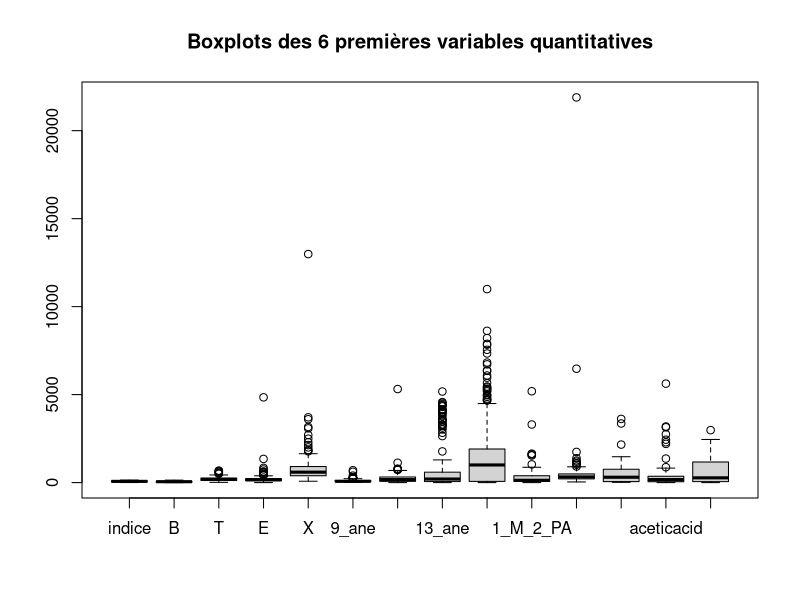
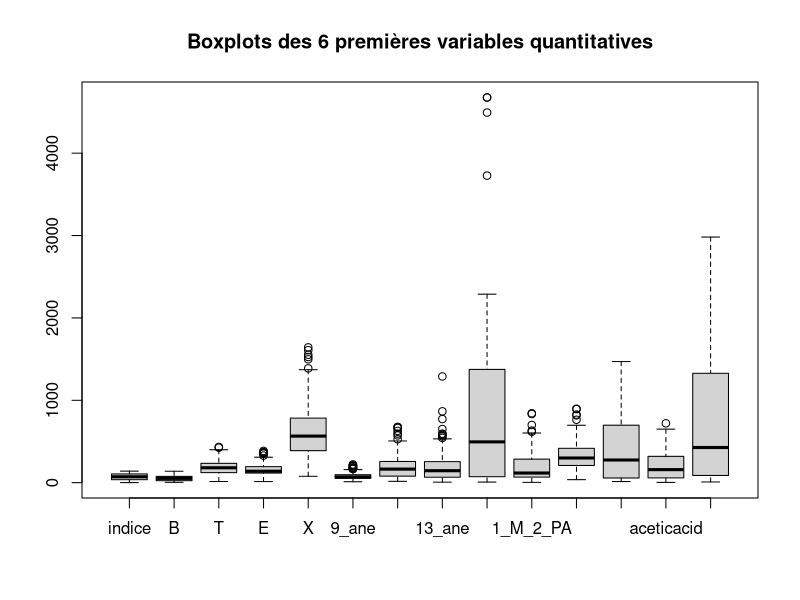
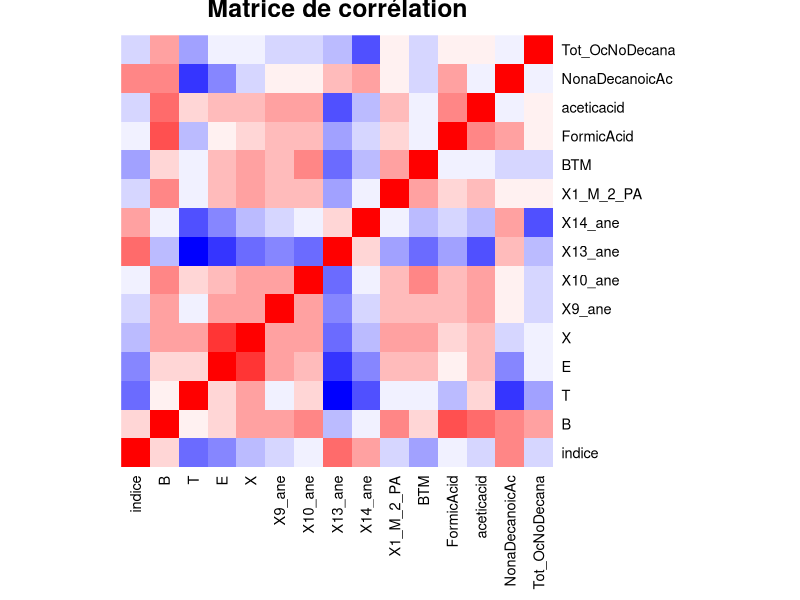
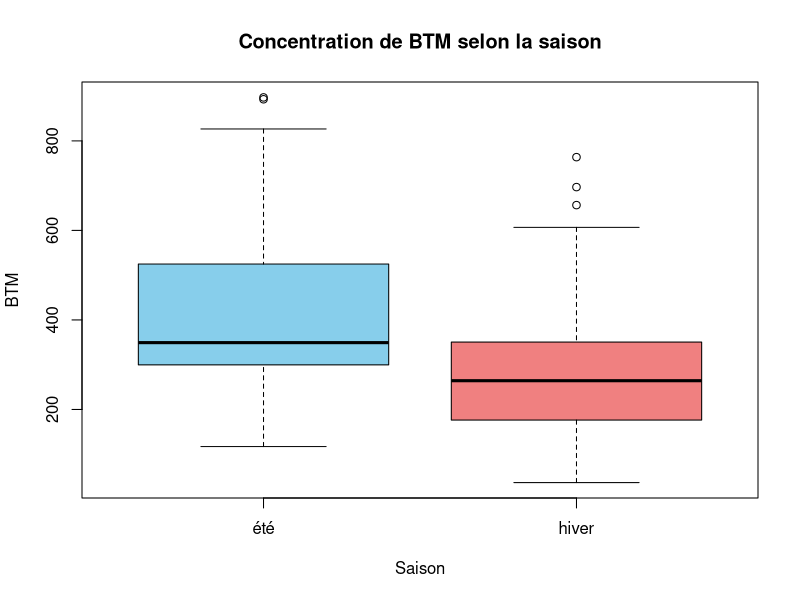
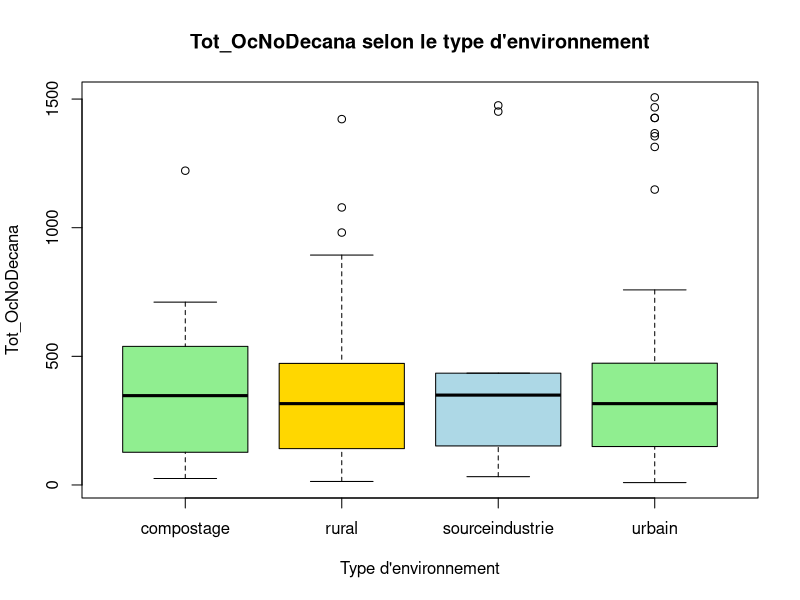
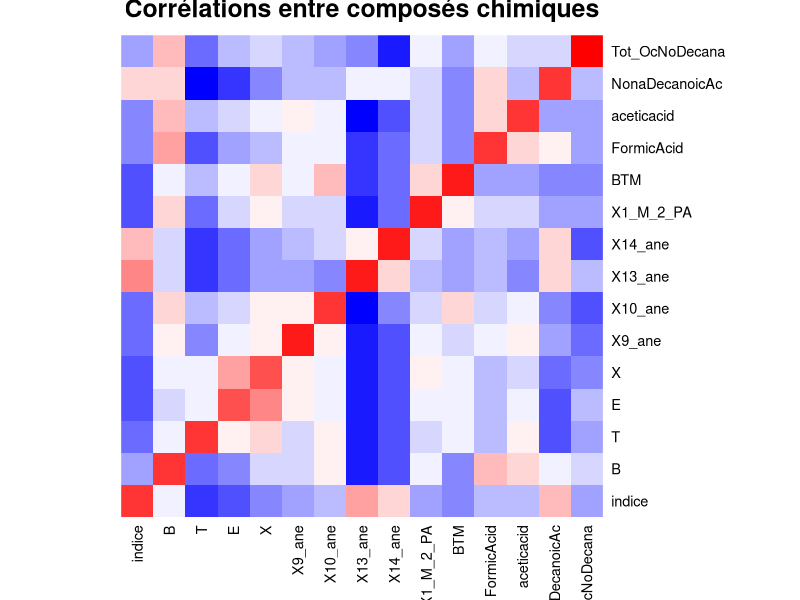
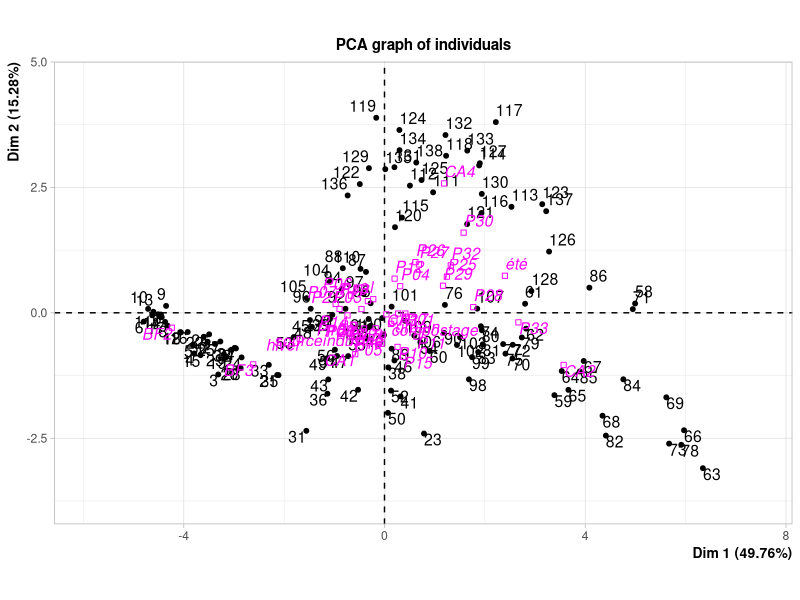
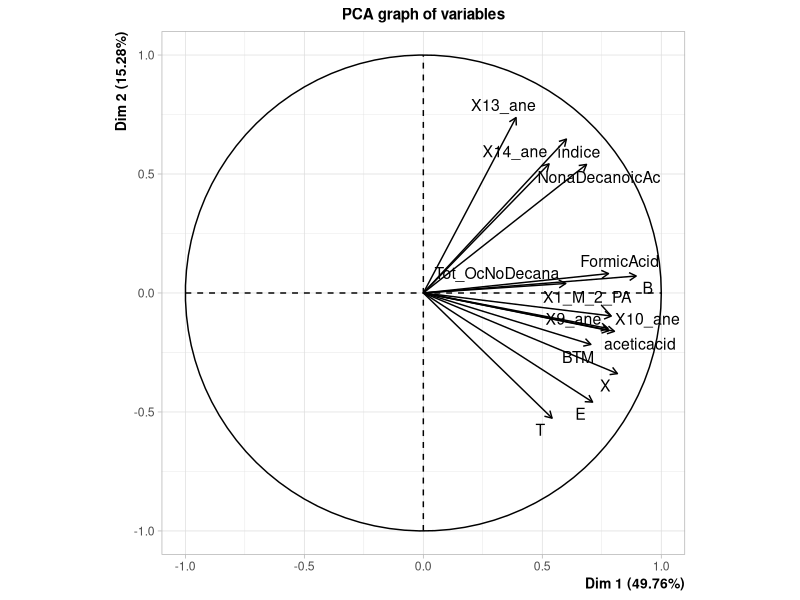

These figures' R source, in order:
if (!require(readxl)) install.packages("readxl")
library(readxl)


data <- read_excel("TP4_covC1234_DS19_20.xlsx", sheet = 1)

boxplot(data[,1:14],
        main = "Boxplots des 6 premières variables quantitatives")

data[data == 0] <- NA
data <- data[data$TYPE != "?", ]

# Remplacement des outliers par la mediane

for (col in names(data)) {
  
  # Vérifier si la colonne est numérique
  if (is.numeric(data[[col]])) {
    
    # Calculer les quartiles et l'IQR
    q1 <- quantile(data[[col]], 0.25, na.rm = TRUE)
    q3 <- quantile(data[[col]], 0.75, na.rm = TRUE)
    iqr <- q3 - q1
    
    # Définir les bornes des valeurs normales
    borne_inf <- q1 - 1.5 * iqr
    borne_sup <- q3 + 1.5 * iqr
    
    # Trouver les indices des outliers
    outliers <- which(data[[col]] < borne_inf | data[[col]] > borne_sup)
    
    # Calculer la médiane sans les outliers
    median_sans_outliers <- median(data[[col]][-outliers], na.rm = TRUE)
    
    # Remplacer les outliers par cette médiane
    data[[col]][outliers] <- median_sans_outliers
  }
}

boxplot(data[,1:14],
        main = "Boxplots des 6 premières variables quantitatives")

sum(is.na(data))

#Matrice de correlation

data_num <- data[, sapply(data, is.numeric)]
data_qual <- data[, !sapply(data, is.numeric)]

names(data_num) <- make.names(names(data_num))

cor_matrix <- cor(data_num, use = "pairwise.complete.obs")

heatmap(cor_matrix,
        Colv = NA, Rowv = NA,           
        col = colorRampPalette(c("blue", "white", "red"))(20),
        scale = "none", 
        margins = c(8,8),
        main = "Matrice de corrélation")




#regression pour les valeurs manquantes

for (col in names(data_num)) {
  
  # Vérifie s’il y a des valeurs manquantes dans la variable
  if (any(is.na(data_num[[col]]))) {
    
    cat("\nVariable à compléter :", col, "\n")
    
    # Récupérer les corrélations absolues avec les autres variables
    cor_values <- abs(cor_matrix[col, ])
    
    # Trier les corrélations (de la plus forte à la plus faible)
    cor_values <- sort(cor_values, decreasing = TRUE)
    
    # Choisir les 2 variables les plus corrélées (hors elle-même)
    vars_predict <- names(cor_values)[2:3]
    cat("Variables utilisées pour la régression :", vars_predict, "\n")
    
    # Construire la formule de régression
    formule <- as.formula(paste(col, "~", paste(vars_predict, collapse = "+")))
    
    # Enlever les lignes avec NA pour la variable cible (entraînement)
    data_train <- data_num[!is.na(data_num[[col]]), ]
    
    # Ajuster le modèle de régression linéaire multiple
    model <- lm(formule, data = data_train)
    
    # Identifier les lignes avec NA dans la variable cible
    idx_na <- which(is.na(data_num[[col]]))
    
    # Créer le sous-ensemble de prédiction
    data_predict <- data_num[idx_na, vars_predict]
    
    # Prédire et remplacer les valeurs manquantes
    data_num[[col]][idx_na] <- predict(model, newdata = data_predict)
  }
}

#apres la regression nous avons toujours une valeur N/A pour la colonne 14ane, on la remplace donc manuelment avec la mediane

# Calculer la médiane de la variable sans NA
mediane_14ane <- median(data_num$X14_ane, na.rm = TRUE)

# Remplacer le NA par cette médiane
data_num$X14_ane[is.na(data_num$X14_ane)] <- mediane_14ane

# Mise à jour le jeu de données complet
data <- cbind(data_qual, data_num)

colSums(is.na(data))


# Encodage Variables qualitatives

data$SAISON <- as.factor(data$SAISON)
data$TYPE <- as.factor(data$TYPE)

# série de tableau et boxplot pour inspection préliminaire


# Tableau croisé simple
table(data$SAISON, data$TYPE)

# Fréquences relatives
prop.table(table(data$SAISON, data$TYPE))

# Exemple pour la variable BTM
boxplot(BTM ~ SAISON, data = data,
        main = "Concentration de BTM selon la saison",
        xlab = "Saison", ylab = "BTM",
        col = c("skyblue", "lightcoral"))


# Exemple pour Tot_OcNoDecana
boxplot(Tot_OcNoDecana ~ TYPE, data = data,
        main = "Tot_OcNoDecana selon le type d'environnement",
        xlab = "Type d'environnement", ylab = "Tot_OcNoDecana",
        col = c("lightgreen", "gold", "lightblue"))

# Moyennes par saison
aggregate(data_num, by = list(SAISON = data$SAISON), mean)

# Moyennes par type d'environnement
aggregate(data_num, by = list(TYPE = data$TYPE), mean)

# Corrélation entre variables (vue rapide)
heatmap(cor(data_num, use = "pairwise.complete.obs"),
        Colv = NA, Rowv = NA,
        col = colorRampPalette(c("blue", "white", "red"))(20),
        main = "Corrélations entre composés chimiques")

# creation de la matrice X , on va normaliser car les grandeurs de nos données ont des unités et ordres de grandeurs differentes

X <- data_num   
dim(X)


if(!require(FactoMineR)) install.packages("FactoMineR")
library(FactoMineR)

# 2. Réaliser l’ACP sur les variables numériques
res <- PCA(data, 
           quali.sup = 1:4,  
           scale.unit = TRUE,
           graph = TRUE)


summary(res)


barplot(res$eig[,2],
        names.arg = 1:nrow(res$eig),
        main = "Pourcentage de variance expliquée par composante",
        xlab = "Composante principale",
        ylab = "Variance expliquée (%)",
        col = "skyblue")

# === 5. Cumul des variances expliquées ===
plot(cumsum(res$eig[,2]), type = "b",
     main = "Cumul de la variance expliquée",
     xlab = "Nombre de composantes",
     ylab = "Variance cumulée (%)",
     col = "red", pch = 19)

# Plan factoriel des individus
plot.PCA(res, choix = "ind", title = "Projection des individus sur le plan (1,2)")

# Coloration des individus selon la saison
plot.PCA(res, choix = "ind", habillage = 2, cex = 0.8,
         title = "Individus colorés selon la saison")

# Coloration des individus selon le type d’environnement 
plot.PCA(res, choix = "ind", habillage = 1, cex = 0.8,
         title = "Individus colorés selon le type d'environnement")

plot.PCA(res, choix = "var", title = "Cercle des corrélations des variables")
